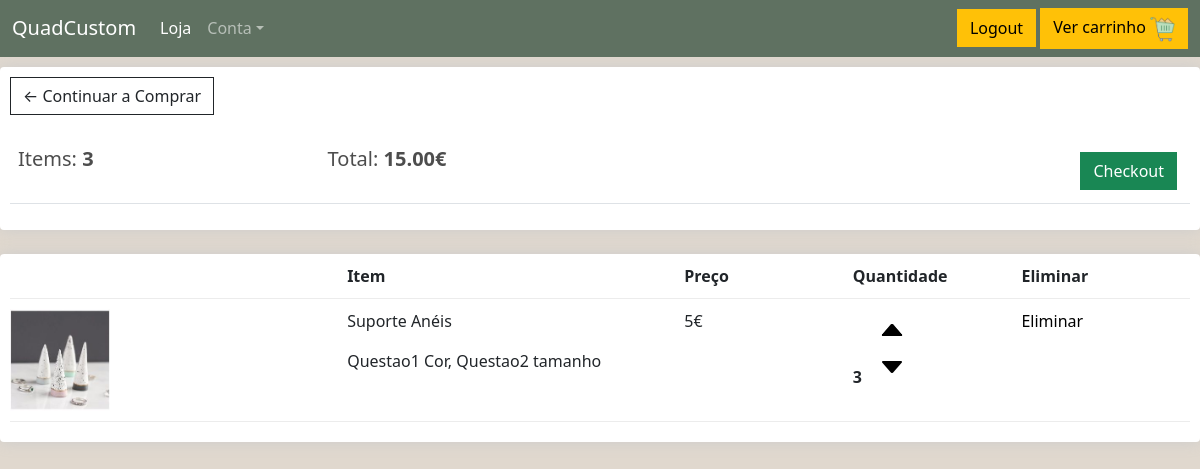
The app's page /cart/ (signed in), older data.
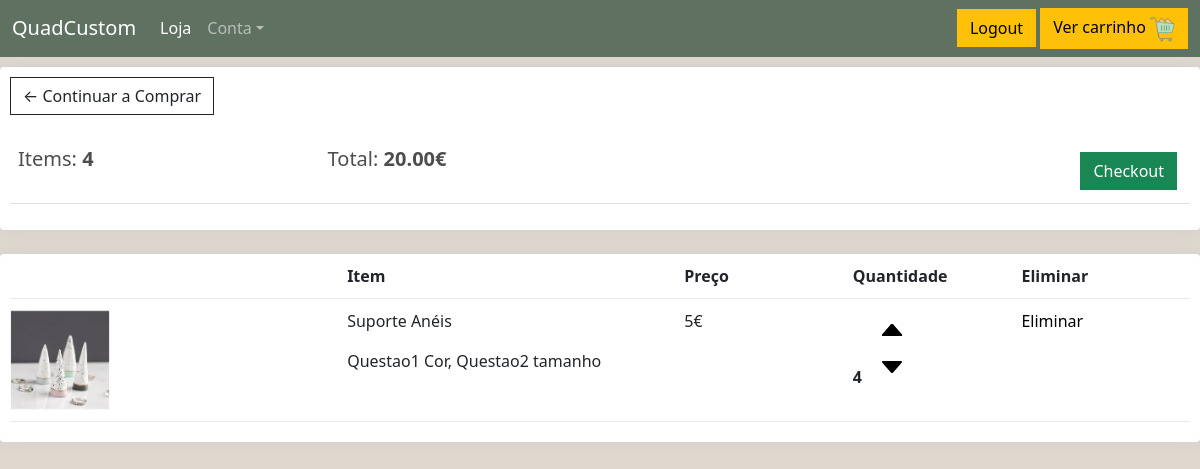
The same page, newer data.
### loja/models.py (models this page shows, shortened)
class Cart(models.Model):
    cliente = models.ForeignKey(User, on_delete=models.CASCADE)
    produtos = models.ManyToManyField(Produto, through='ProdutoCarrinho')
    def valor_carrinho(self):
        lista_produtos = self.produtos.all()
        lista_info = ProdutoCarrinho.objects.filter(carrinho=self)
        iterar=zip(lista_produtos,lista_info)
        valor=0
        for produto,info in iterar:
            valor=valor+ (produto.preco*info.quantidade)
        return valor
    def items_carrinho(self):
        lista_info = ProdutoCarrinho.objects.filter(carrinho=self)
        val=0
        for quant in lista_info:
            val+=quant.quantidade
        return val

class ProdutoCarrinho(models.Model): # <--- through model
    produto = models.ForeignKey(Produto, on_delete=models.CASCADE)
    carrinho = models.ForeignKey(Cart, on_delete=models.CASCADE)
    quantidade = models.IntegerField()
    opcs = models.CharField(max_length=100, default='Não existe Personalização para este produto')

class Produto(models.Model):
    preco = models.IntegerField()
    nome = models.CharField(max_length=100)
    descricao = models.CharField(max_length=300)
    personalizavel = models.BooleanField(default=False)
    pic = models.ImageField(upload_to='images', blank=True, null=True)
    seller = models.ForeignKey(Vendedor, on_delete=models.RESTRICT)

### loja/views.py (the view)
# urls.py: path('cart/',views.cart, name="cart"),
@login_required(login_url='loja:login1')
def cart(request):
    isVendedor = Vendedor.isVendedor(request.user)
    try:
        carrinho = Cart.objects.get(cliente=request.user)
        pr = ProdutoCarrinho.objects.filter(carrinho=carrinho)
        produtos = zip(carrinho.produtos.all(), pr)
        return render(request, 'loja/cart.html', {'carrinho':carrinho ,'produtos':produtos,'isvender':isVendedor})
    except Cart.DoesNotExist:
        return render(request, 'loja/cart.html',{'isvender': isVendedor})

### loja/models.py (called while the page is built)
    def isVendedor(user):
        return Vendedor.objects.filter(who=user).exists() if (user.is_authenticated) else False

### loja/templates/loja/cart.html (shortened to what this page needs)
{% extends 'loja/main.html' %}
{% load static %}
{% block css %}
<link rel="stylesheet" type="text/css" href="{% static 'css/base.css' %}">
{% endblock css %}
{% block content %}
	<div class="row">
		<div class="col-lg-12">
			<div class="box-element">
				<a  class="btn btn-outline-dark" href="{% url 'loja:loja' %}">&#x2190; Continuar a Comprar </a>
				<br>
				<br>
				<table class="table">
					<tr>
						<th><h5>Items: <strong>{{ carrinho.items_carrinho }}</strong></h5></th>
						<th><h5>Total:<strong> {{carrinho.valor_carrinho |floatformat:2}}€</strong></h5></th>
						<th>
							<a  style="float:right; margin:5px;" class="btn btn-success" href="{% url 'loja:checkout' %}">Checkout</a>
						</th>
					</tr>
				</table>
			</div>
			<br>
			<div class="box-element">
				<div class="cart-row">
					<div style="flex:2"></div>
					<div style="flex:2"><strong>Item</strong></div>
					<div style="flex:1"><strong>Preço</strong></div>
					<div style="flex:1"><strong>Quantidade</strong></div>
					<div style="flex:1"><strong>Eliminar</strong></div>
				</div>
				{% for produto,info in produtos  %}
				<div class="cart-row">
					<div style="flex:2"><img class="row-image" src="{{produto.pic}}"></div>
					<div style="flex:2"><p>{{produto.nome.title}}</p> <p> {{info.opcs}}</p></div>
					<div style="flex:1"><p> {{produto.preco}}€ </p></div>
					<div style="flex:1">
						<p class="quantity">{{info.quantidade}}</p>
						<div class="quantity">
							<a href="{% url 'loja:add_cart' info.id %}"> <img style="width: 2em; object-fit: cover;  transform: scale(1.03);" class="chg-quantity update-cart "  src="{% static  'images/arrow-up.png' %}"> </a>
							<a href="{% url 'loja:remove_cart' info.id 'false' %}"><img style="width: 2em;" class="chg-quantity update-cart" src="{% static  'images/arrow-down.png' %}"></a>
						</div>
					</div>
					<div style="flex:1"><a href="{% url 'loja:remove_cart' info.id 'true' %}">Eliminar </a></div>
				</div>
				{% endfor %}
			</div>
		</div>
	</div>
{% endblock content %}

Row changes from the older to the newer data that the page shows:
changed through a linked row, Cart: items_carrinho "3" → "4"; valor_carrinho "15.00" → "20.00"
changed through a linked row, Produto "Suporte Anéis": quantidade "3" → "4"
